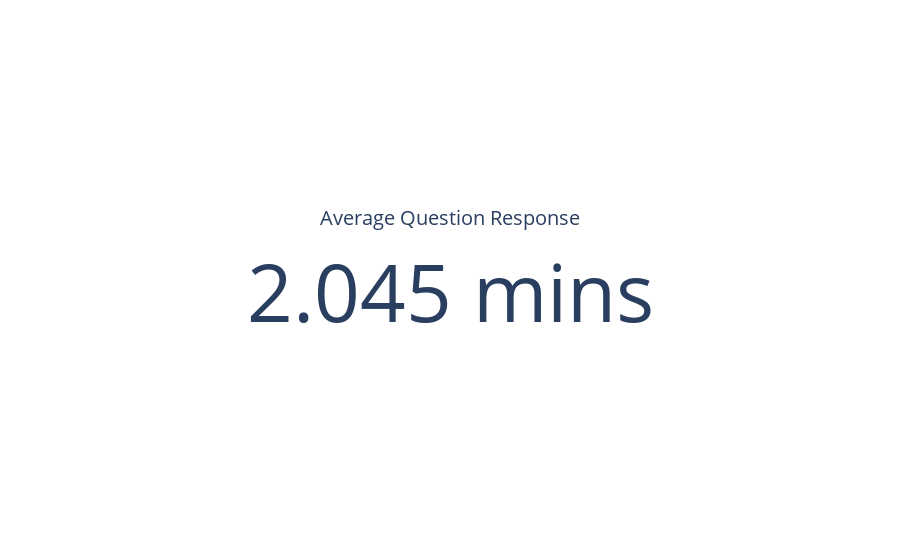
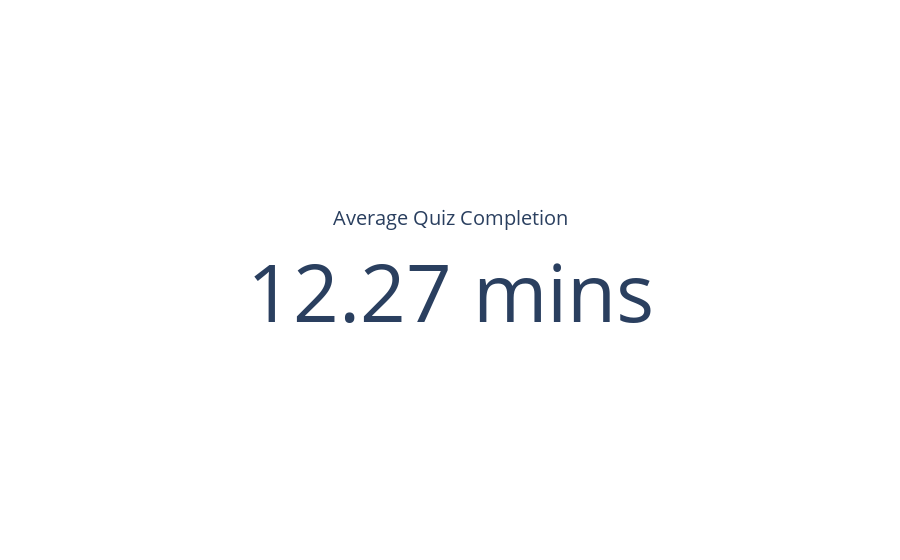

The code cell stored with these charts, in order, in its notebook:
### Code cell
fig = go.Figure()

# fig.add_trace(go.Indicator( mode = 'number',number = {'suffix': ' mins per question'}, value = (question_avgs.mean() / 60) , title = {'text': "Average Quiz Time"}, domain = {'row': 1, 'column': 1}  ))
# divide by 60 to get mintues

fig.add_trace(go.Indicator(
    mode = 'number',
    number = {'suffix': ' mins'},
    value = (( sum(question_avgs) / len(question_avgs)) / 60) ,
    title = {'text': "Average Question Response"},
   
    ))
fig.show()
fig = go.Figure()
fig.add_trace(go.Indicator(
    mode = 'number',
    number = {'suffix': ' mins'},
    value = (( sum(question_avgs) ) / 60) ,
    title = {'text': "Average Quiz Completion"},
    
    ))
# create grid    


#
fig.show()

### Figure 1 — Plotly figure (JSON) as saved in the notebook; plotly's stock layout.template omitted (floating-point values rounded to 4 significant figures)
{"data": [{"mode": "number", "number": {"suffix": " mins"}, "title": {"text": "Average Question Response"}, "type": "indicator", "value": 2.045}], "layout": {}}

### Figure 2 — Plotly figure (JSON) as saved in the notebook; plotly's stock layout.template omitted (floating-point values rounded to 4 significant figures)
{"data": [{"mode": "number", "number": {"suffix": " mins"}, "title": {"text": "Average Quiz Completion"}, "type": "indicator", "value": 12.27}], "layout": {}}
